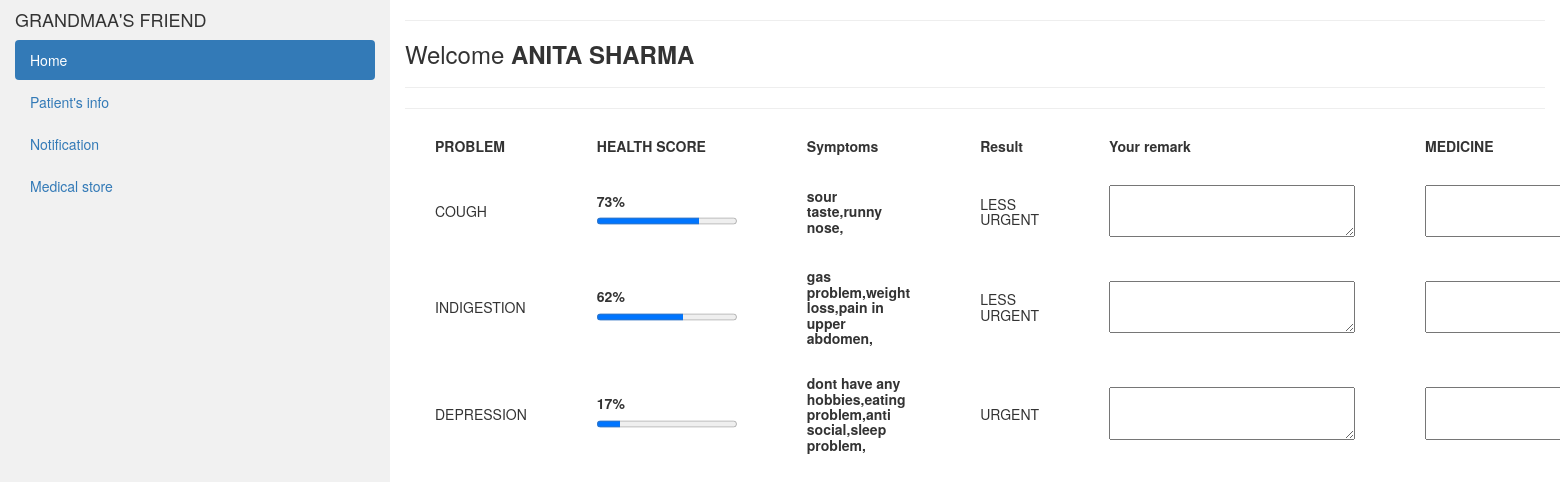
The page /patient_table.php?pid=1 (signed in) on the database its author committed.
### tables this page shows
CREATE TABLE `points` (
  `id` int(10) NOT NULL,
  `patient_id` int(10) NOT NULL,
  `problem_id` int(10) NOT NULL,
  `patient_points` int(10) NOT NULL,
  `patient_problems` varchar(300) NOT NULL
);

### patient_table.php (the view, shortened to what this page needs)
<?php
include'dbconnect.php';
$name=$_SESSION['full_name'];
$pid=$_GET['pid'];
?>
<!DOCTYPE html>
<html lang="en">
<head>
  <link rel="stylesheet" href="https://maxcdn.bootstrapcdn.com/bootstrap/3.4.1/css/bootstrap.min.css">
</head>
<body>
    <form action ="patient_table.php?pid=<?php echo $pid;?> " method="post">
<?php include 'docsnav.php';?>
    <div class="col-sm-9">
      <hr>
     <h3>Welcome <b><?php echo $name;?></b></h3>
     <hr>
     <h5>
    <table>
    <tr>
    <th>PROBLEM</th>
    <th>HEALTH SCORE</th>
    <th>Symptoms</th>
    <th>Result</th>
    <th>Your remark</th>
    <th> MEDICINE</th>
</tr>
<?php
        $select = "SELECT treatment.medicines,treatment.doc_advice,treatment.patient_id,points.patient_id,points.problem_id,points.patient_points,points.patient_problems FROM `points`
         INNER JOIN `treatment` ON points.patient_id=treatment.patient_id  WHERE points.patient_id ='$pid' ";
         $select1="SELECT patient_id from points where `patient_id`=$pid";
 $result = mysqli_query($conn, $select);
$row= mysqli_fetch_array($result);
$result_2 = mysqli_query($conn, $select1);
$rows_exist_2 = mysqli_num_rows($result_2);
$c=0;
do{
?>
<tr>
    <td><?php
    if($row['problem_id']=="1")
    {
echo "DEPRESSION";
    }
    else if($row['problem_id']=="2")
    {
echo "INDIGESTION";
    }
    else{
echo "COUGH";
    }
    ;?></td>
    <td>
    <label for="file"><b><?php echo $row['patient_points'];?>%</label>
<progress id="file" value="<?php echo $row['patient_points'];?>" max="100"> 32% </progress>
</td>
    <td><b><?php echo $row['patient_problems'];?></b></td>
<td><?php if($row['patient_points']<=60){
echo "URGENT";
}
else if ($row['patient_points']>60 &&  $row['patient_points']<90 ){
echo "LESS URGENT";
}
else{
    echo "NORMAL";
}
?>
<td>  <textarea name="medicines[<?php echo $c;?>]" rows="3" cols="30"  >   </textarea></td>
<td>  <textarea name="remark[<?php echo $c;?>]" rows="3" cols="30"   >   </textarea></td>
</tr>
<?php
if($c>=$rows_exist_2-1){
    break;
}
$c++;
}while($row= mysqli_fetch_array($result));
?>
    </h5>
     <hr>
</form>

### patient_table.php (style rules this page uses)
th, td { padding-top: 10px; padding-bottom: 20px; padding-left: 30px; padding-right: 40px; }
* { box-sizing: border-box }

### rows shown on the page
points: shows "COUGH", patient_points "73", patient_problems "sour taste,runny nose,", shows "LESS URGENT"
points: shows "INDIGESTION", patient_points "62", patient_problems "gas problem,weight loss,pain in upper abdomen,", shows "LESS URGENT"
points: shows "DEPRESSION", patient_points "17", patient_problems "dont have any hobbies,eating problem,anti social,sleep problem,", shows "URGENT"

### other values the page prints
$name "ANITA SHARMA"
